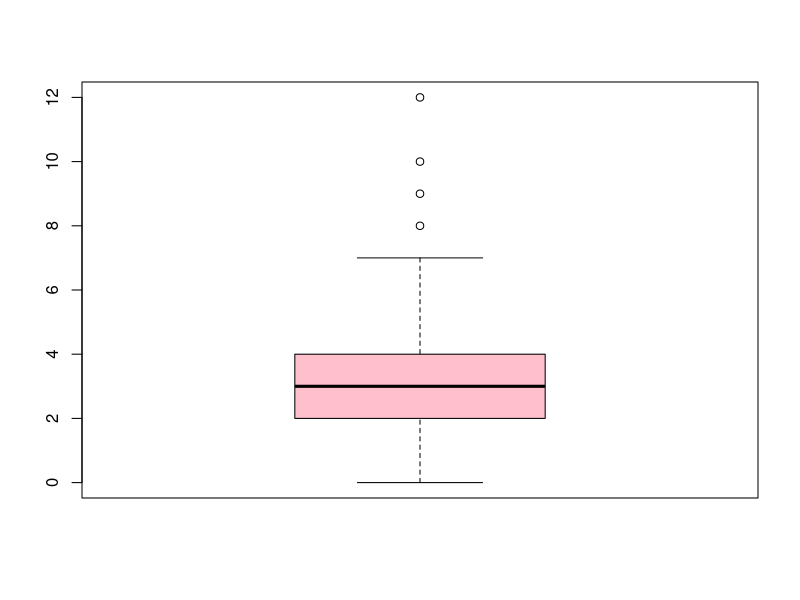
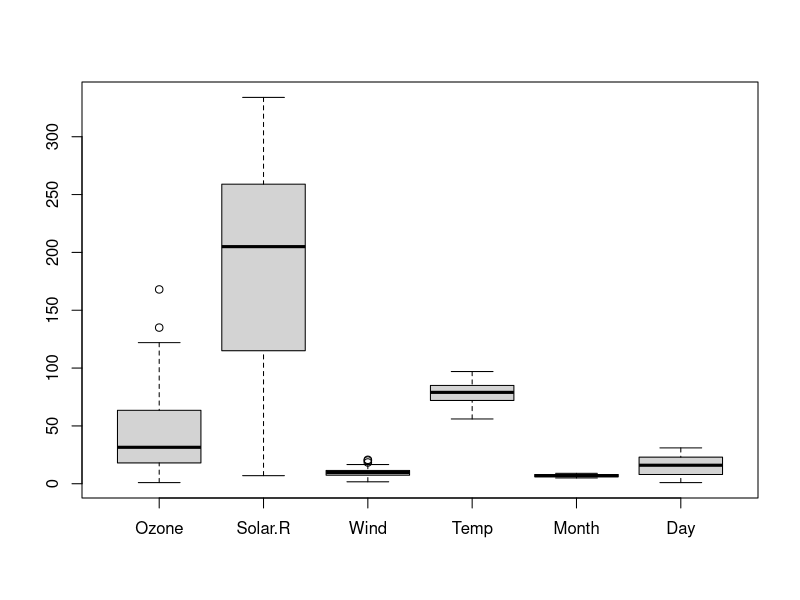

R code for these plots, in order:
# Autlajeri (boxplot)
boxplot(discoveries, col = "pink")

airquality
boxplot(airquality)

# install.packages("plotly")
# library(plotly)
Ozon <- airquality$Ozone
# plot_ly(x = Ozon, type = "box")
range(Ozon, na.rm = TRUE)
median(Ozon, na.rm = TRUE)

q1 <- quantile(Ozon, na.rm = TRUE)[2]
q3 <- quantile(Ozon, na.rm = TRUE)[4]
qr <- IQR(Ozon, na.rm = TRUE)
q1
q3

q1 - 1.5 * qr # f1
q3 + 1.5 * qr # f3

q1 - 3 * qr # F1
q3 + 3 * qr # F3

max(Ozon[Ozon < q3 + 1.5 * qr], na.rm = TRUE) # a3
